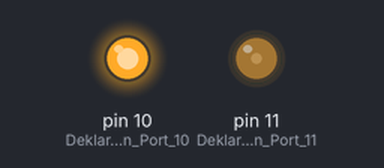
Bench run of a sketch on a simulated Arduino Uno, built with avr-gcc and run on an emulated ATmega328P. Parts: output pins drawn as LEDs (lit = HIGH).

Above: at 0.1 s.
Timing chart, 0 to 1.6 s (numbered marks = the images above):
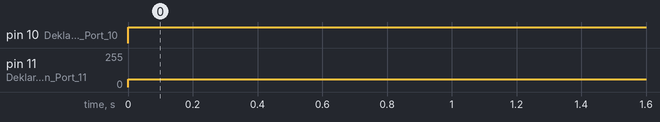

Measured:
- by itself, pin 10 (Deklariere_den_Port_10): LOW → HIGH at 0.00 s
- by itself, pin 11 (Deklariere_den_Port_11): 0/255 → 60/255 at 0.00 s

The sketch:

Blink-Beispiel03.ino
```cpp
/*
  Arduino Blink Beispiel 03
  LEDs an den Ports 10 und 11, PWM am Port 11
  FabLab Bayreuth Arduino Day 2018 JTL
*/


// Die setup Funktion wird nur einmal beim Start des Programmes ausgeführt
// z.B. wenn der RESET Taster gedrückt wurde oder das Board eingeschatet wurde

void setup() {
  pinMode(10, OUTPUT);    // Deklariere den Port 10, an dem die erste
                          // LED angeschlossen ist, als Ausgang
  pinMode(11, OUTPUT);    // Deklariere den Port 11, an dem die zweite
                          // LED angeschlossen ist, als Ausgang
}


// In der loop Funktion werden alle Anweisungen fortlaufend in einer endlosen Schleife wiederholt.

void loop() {
  analogWrite(10, 255); // Schalte die erste LED als Referenz ganz an
  analogWrite(11, 60); // Schalte die zweite LED mit nur 60 an
}
```
